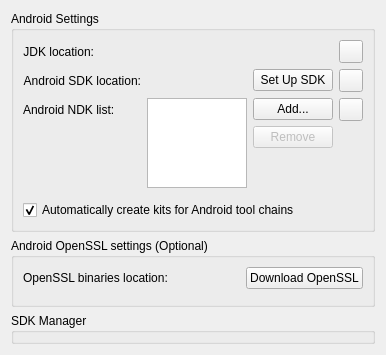
<?xml version="1.0" encoding="UTF-8"?>
<ui version="4.0">
 <class>AndroidSettingsWidget</class>
 <widget class="QWidget" name="AndroidSettingsWidget">
  <property name="windowTitle">
   <string>Android Configuration</string>
  </property>
  <layout class="QVBoxLayout" name="verticalLayout">
   <item>
    <widget class="QGroupBox" name="androidSettingsGroupBox">
     <property name="title">
      <string>Android Settings</string>
     </property>
     <layout class="QGridLayout" name="gridLayout_3">
      <item row="1" column="1">
       <widget class="Utils::PathChooser" name="SDKLocationPathChooser" native="true"/>
      </item>
      <item row="1" column="6">
       <widget class="QToolButton" name="downloadSDKToolButton">
        <property name="toolTip">
         <string>Open Android SDK download URL in the system's browser.</string>
        </property>
       </widget>
      </item>
      <item row="3" column="2" rowspan="3" colspan="4">
       <layout class="QVBoxLayout" name="ndkListControlsLayout">
        <item>
         <widget class="QPushButton" name="addCustomNdkButton">
          <property name="enabled">
           <bool>true</bool>
          </property>
          <property name="sizePolicy">
           <sizepolicy hsizetype="Expanding" vsizetype="Fixed">
            <horstretch>0</horstretch>
            <verstretch>0</verstretch>
           </sizepolicy>
          </property>
          <property name="toolTip">
           <string>Add the selected custom NDK. The toolchains and debuggers will be created automatically.</string>
          </property>
          <property name="text">
           <string>Add...</string>
          </property>
         </widget>
        </item>
        <item>
         <widget class="QPushButton" name="removeCustomNdkButton">
          <property name="enabled">
           <bool>false</bool>
          </property>
          <property name="sizePolicy">
           <sizepolicy hsizetype="Expanding" vsizetype="Fixed">
            <horstretch>0</horstretch>
            <verstretch>0</verstretch>
           </sizepolicy>
          </property>
          <property name="toolTip">
           <string>Remove the selected NDK if it has been added manually.</string>
          </property>
          <property name="text">
           <string>Remove</string>
          </property>
         </widget>
        </item>
        <item>
         <spacer name="ndkListControlsSpacer">
          <property name="orientation">
           <enum>Qt::Vertical</enum>
          </property>
          <property name="sizeHint" stdset="0">
           <size>
            <width>20</width>
            <height>40</height>
           </size>
          </property>
         </spacer>
        </item>
       </layout>
      </item>
      <item row="6" column="0" colspan="7">
       <widget class="Utils::DetailsWidget" name="androidDetailsWidget" native="true"/>
      </item>
      <item row="3" column="1" rowspan="3">
       <widget class="QListWidget" name="ndkListWidget">
        <property name="sizeAdjustPolicy">
         <enum>QAbstractScrollArea::AdjustToContents</enum>
        </property>
        <property name="iconSize">
         <size>
          <width>16</width>
          <height>16</height>
         </size>
        </property>
        <property name="resizeMode">
         <enum>QListView::Adjust</enum>
        </property>
        <property name="modelColumn">
         <number>0</number>
        </property>
        <property name="sortingEnabled">
         <bool>false</bool>
        </property>
       </widget>
      </item>
      <item row="0" column="0">
       <widget class="QLabel" name="OpenJDKLocationLabel">
        <property name="sizePolicy">
         <sizepolicy hsizetype="Fixed" vsizetype="Preferred">
          <horstretch>0</horstretch>
          <verstretch>0</verstretch>
         </sizepolicy>
        </property>
        <property name="text">
         <string>JDK location:</string>
        </property>
        <property name="alignment">
         <set>Qt::AlignRight|Qt::AlignTrailing|Qt::AlignVCenter</set>
        </property>
       </widget>
      </item>
      <item row="0" column="1">
       <widget class="Utils::PathChooser" name="OpenJDKLocationPathChooser" native="true">
        <property name="sizePolicy">
         <sizepolicy hsizetype="Expanding" vsizetype="Preferred">
          <horstretch>0</horstretch>
          <verstretch>0</verstretch>
         </sizepolicy>
        </property>
       </widget>
      </item>
      <item row="0" column="6">
       <widget class="QToolButton" name="downloadOpenJDKToolButton">
        <property name="toolTip">
         <string>Open JDK download URL in the system's browser.</string>
        </property>
       </widget>
      </item>
      <item row="1" column="0">
       <widget class="QLabel" name="SDKLocationLabel">
        <property name="sizePolicy">
         <sizepolicy hsizetype="Fixed" vsizetype="Preferred">
          <horstretch>0</horstretch>
          <verstretch>0</verstretch>
         </sizepolicy>
        </property>
        <property name="text">
         <string>Android SDK location:</string>
        </property>
        <property name="alignment">
         <set>Qt::AlignRight|Qt::AlignTrailing|Qt::AlignVCenter</set>
        </property>
       </widget>
      </item>
      <item row="1" column="2" colspan="4">
       <widget class="QPushButton" name="sdkToolsAutoDownloadButton">
        <property name="text">
         <string>Set Up SDK</string>
        </property>
       </widget>
      </item>
      <item row="3" column="0">
       <widget class="QLabel" name="ndkComboBoxLabel">
        <property name="text">
         <string>Android NDK list:</string>
        </property>
       </widget>
      </item>
      <item row="3" column="6">
       <widget class="QToolButton" name="downloadNDKToolButton">
        <property name="toolTip">
         <string>Open Android NDK download URL in the system's browser.</string>
        </property>
        <property name="text">
         <string/>
        </property>
       </widget>
      </item>
      <item row="7" column="0" colspan="7">
       <widget class="QCheckBox" name="CreateKitCheckBox">
        <property name="text">
         <string>Automatically create kits for Android tool chains</string>
        </property>
        <property name="checked">
         <bool>true</bool>
        </property>
       </widget>
      </item>
     </layout>
    </widget>
   </item>
   <item>
    <widget class="QGroupBox" name="androidOpenSSLSettingsGroupBox">
     <property name="title">
      <string>Android OpenSSL settings (Optional)</string>
     </property>
     <layout class="QGridLayout" name="gridLayout_2">
      <item row="0" column="0">
       <widget class="QLabel" name="label">
        <property name="sizePolicy">
         <sizepolicy hsizetype="Maximum" vsizetype="Preferred">
          <horstretch>0</horstretch>
          <verstretch>0</verstretch>
         </sizepolicy>
        </property>
        <property name="text">
         <string>OpenSSL binaries location:</string>
        </property>
       </widget>
      </item>
      <item row="1" column="0" colspan="4">
       <widget class="Utils::DetailsWidget" name="openSslDetailsWidget" native="true"/>
      </item>
      <item row="0" column="3">
       <widget class="QPushButton" name="downloadOpenSSLPrebuiltLibs">
        <property name="sizePolicy">
         <sizepolicy hsizetype="Fixed" vsizetype="Fixed">
          <horstretch>0</horstretch>
          <verstretch>0</verstretch>
         </sizepolicy>
        </property>
        <property name="text">
         <string>Download OpenSSL</string>
        </property>
       </widget>
      </item>
      <item row="0" column="1" colspan="2">
       <widget class="Utils::PathChooser" name="openSslPathChooser" native="true">
        <property name="toolTip">
         <string>Select the path of the prebuilt OpenSSL binaries.</string>
        </property>
       </widget>
      </item>
     </layout>
    </widget>
   </item>
   <item>
    <widget class="QGroupBox" name="sdkManagerGroupBox">
     <property name="title">
      <string>SDK Manager</string>
     </property>
    </widget>
   </item>
  </layout>
 </widget>
 <customwidgets>
  <customwidget>
   <class>Utils::PathChooser</class>
   <extends>QWidget</extends>
   <header location="global">utils/pathchooser.h</header>
   <container>1</container>
   <slots>
    <signal>editingFinished()</signal>
    <signal>browsingFinished()</signal>
   </slots>
  </customwidget>
  <customwidget>
   <class>Utils::DetailsWidget</class>
   <extends>QWidget</extends>
   <header location="global">utils/detailswidget.h</header>
   <container>1</container>
  </customwidget>
 </customwidgets>
 <resources/>
 <connections/>
</ui>
